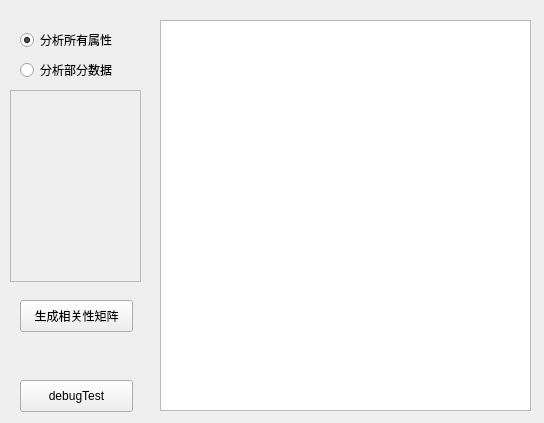
<?xml version="1.0" encoding="UTF-8"?>
<ui version="4.0">
 <class>dependencyWindow</class>
 <widget class="QWidget" name="dependencyWindow">
  <property name="geometry">
   <rect>
    <x>0</x>
    <y>0</y>
    <width>544</width>
    <height>423</height>
   </rect>
  </property>
  <property name="windowTitle">
   <string>Form</string>
  </property>
  <widget class="QPushButton" name="debugTestBtn">
   <property name="geometry">
    <rect>
     <x>20</x>
     <y>380</y>
     <width>113</width>
     <height>32</height>
    </rect>
   </property>
   <property name="text">
    <string>debugTest</string>
   </property>
  </widget>
  <widget class="QPushButton" name="createBtn">
   <property name="geometry">
    <rect>
     <x>20</x>
     <y>300</y>
     <width>113</width>
     <height>32</height>
    </rect>
   </property>
   <property name="text">
    <string>生成相关性矩阵</string>
   </property>
  </widget>
  <widget class="QRadioButton" name="allProRadio">
   <property name="geometry">
    <rect>
     <x>20</x>
     <y>30</y>
     <width>100</width>
     <height>20</height>
    </rect>
   </property>
   <property name="text">
    <string>分析所有属性</string>
   </property>
   <property name="checked">
    <bool>true</bool>
   </property>
  </widget>
  <widget class="QRadioButton" name="partProRadio">
   <property name="geometry">
    <rect>
     <x>20</x>
     <y>60</y>
     <width>100</width>
     <height>20</height>
    </rect>
   </property>
   <property name="text">
    <string>分析部分数据</string>
   </property>
  </widget>
  <widget class="QTableWidget" name="proListTable">
   <property name="enabled">
    <bool>false</bool>
   </property>
   <property name="geometry">
    <rect>
     <x>10</x>
     <y>90</y>
     <width>131</width>
     <height>192</height>
    </rect>
   </property>
   <attribute name="horizontalHeaderVisible">
    <bool>false</bool>
   </attribute>
   <attribute name="verticalHeaderVisible">
    <bool>false</bool>
   </attribute>
  </widget>
  <widget class="QTableWidget" name="resultTable">
   <property name="geometry">
    <rect>
     <x>160</x>
     <y>20</y>
     <width>371</width>
     <height>391</height>
    </rect>
   </property>
  </widget>
 </widget>
 <resources/>
 <connections/>
</ui>
